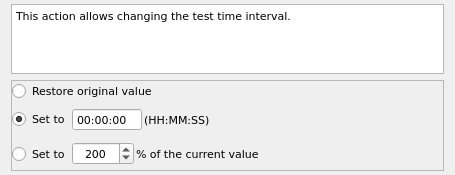
<?xml version="1.0" encoding="UTF-8"?>
<ui version="4.0">
 <class>ChangeTestIntervalWidget</class>
 <widget class="QWidget" name="ChangeTestIntervalWidget">
  <property name="geometry">
   <rect>
    <x>0</x>
    <y>0</y>
    <width>455</width>
    <height>175</height>
   </rect>
  </property>
  <property name="font">
   <font>
    <family>DejaVu Sans</family>
    <pointsize>8</pointsize>
   </font>
  </property>
  <property name="windowTitle">
   <string>Form</string>
  </property>
  <layout class="QVBoxLayout" name="verticalLayout_2" stretch="1,20">
   <property name="topMargin">
    <number>4</number>
   </property>
   <property name="bottomMargin">
    <number>4</number>
   </property>
   <item>
    <widget class="QPlainTextEdit" name="plainTextEdit">
     <property name="sizePolicy">
      <sizepolicy hsizetype="Preferred" vsizetype="Preferred">
       <horstretch>0</horstretch>
       <verstretch>0</verstretch>
      </sizepolicy>
     </property>
     <property name="sizeAdjustPolicy">
      <enum>QAbstractScrollArea::AdjustToContents</enum>
     </property>
     <property name="readOnly">
      <bool>true</bool>
     </property>
     <property name="plainText">
      <string>This action allows changing the test time interval.
</string>
     </property>
    </widget>
   </item>
   <item>
    <widget class="QFrame" name="frame">
     <property name="frameShape">
      <enum>QFrame::StyledPanel</enum>
     </property>
     <property name="frameShadow">
      <enum>QFrame::Raised</enum>
     </property>
     <layout class="QVBoxLayout" name="verticalLayout">
      <property name="spacing">
       <number>2</number>
      </property>
      <property name="leftMargin">
       <number>0</number>
      </property>
      <property name="topMargin">
       <number>0</number>
      </property>
      <property name="rightMargin">
       <number>0</number>
      </property>
      <property name="bottomMargin">
       <number>0</number>
      </property>
      <item>
       <widget class="QRadioButton" name="rdRestoreOriginalValue">
        <property name="text">
         <string>Restore original value</string>
        </property>
       </widget>
      </item>
      <item>
       <layout class="QHBoxLayout" name="horizontalLayout_2">
        <item>
         <widget class="QRadioButton" name="rdSetToTime">
          <property name="sizePolicy">
           <sizepolicy hsizetype="Maximum" vsizetype="Fixed">
            <horstretch>0</horstretch>
            <verstretch>0</verstretch>
           </sizepolicy>
          </property>
          <property name="text">
           <string>Set to</string>
          </property>
          <property name="checked">
           <bool>true</bool>
          </property>
         </widget>
        </item>
        <item>
         <widget class="QTimeEdit" name="timeSetToTime">
          <property name="sizePolicy">
           <sizepolicy hsizetype="Maximum" vsizetype="Fixed">
            <horstretch>0</horstretch>
            <verstretch>0</verstretch>
           </sizepolicy>
          </property>
          <property name="maximumSize">
           <size>
            <width>70</width>
            <height>16777215</height>
           </size>
          </property>
          <property name="buttonSymbols">
           <enum>QAbstractSpinBox::NoButtons</enum>
          </property>
          <property name="displayFormat">
           <string>hh:mm:ss</string>
          </property>
         </widget>
        </item>
        <item>
         <widget class="QLabel" name="lblHhMmSs">
          <property name="sizePolicy">
           <sizepolicy hsizetype="Preferred" vsizetype="Preferred">
            <horstretch>0</horstretch>
            <verstretch>0</verstretch>
           </sizepolicy>
          </property>
          <property name="text">
           <string>(HH:MM:SS)</string>
          </property>
         </widget>
        </item>
       </layout>
      </item>
      <item>
       <layout class="QHBoxLayout" name="horizontalLayout">
        <item>
         <widget class="QRadioButton" name="rdSetToValue">
          <property name="sizePolicy">
           <sizepolicy hsizetype="Maximum" vsizetype="Fixed">
            <horstretch>0</horstretch>
            <verstretch>0</verstretch>
           </sizepolicy>
          </property>
          <property name="text">
           <string>Set to</string>
          </property>
         </widget>
        </item>
        <item>
         <widget class="QSpinBox" name="spinSetToValue">
          <property name="sizePolicy">
           <sizepolicy hsizetype="Maximum" vsizetype="Fixed">
            <horstretch>0</horstretch>
            <verstretch>0</verstretch>
           </sizepolicy>
          </property>
          <property name="maximumSize">
           <size>
            <width>70</width>
            <height>16777215</height>
           </size>
          </property>
          <property name="alignment">
           <set>Qt::AlignCenter</set>
          </property>
          <property name="minimum">
           <number>1</number>
          </property>
          <property name="maximum">
           <number>10000</number>
          </property>
          <property name="value">
           <number>200</number>
          </property>
         </widget>
        </item>
        <item>
         <widget class="QLabel" name="lblOfTheCurrentValue">
          <property name="sizePolicy">
           <sizepolicy hsizetype="Expanding" vsizetype="Preferred">
            <horstretch>0</horstretch>
            <verstretch>0</verstretch>
           </sizepolicy>
          </property>
          <property name="text">
           <string>% of the current value</string>
          </property>
         </widget>
        </item>
       </layout>
      </item>
     </layout>
    </widget>
   </item>
  </layout>
 </widget>
 <resources/>
 <connections/>
</ui>
